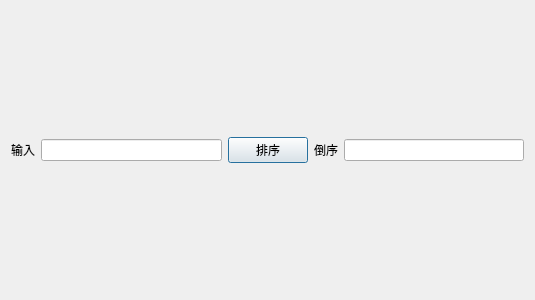
<?xml version="1.0" encoding="UTF-8"?>
<ui version="4.0">
 <class>QtStringDialog</class>
 <widget class="QDialog" name="QtStringDialog">
  <property name="geometry">
   <rect>
    <x>0</x>
    <y>0</y>
    <width>535</width>
    <height>300</height>
   </rect>
  </property>
  <property name="windowTitle">
   <string>QtStringDialog</string>
  </property>
  <layout class="QVBoxLayout" name="verticalLayout">
   <item>
    <layout class="QHBoxLayout" name="horizontalLayout">
     <item>
      <widget class="QLabel" name="label1">
       <property name="text">
        <string>输入</string>
       </property>
      </widget>
     </item>
     <item>
      <widget class="QLineEdit" name="m_editX"/>
     </item>
     <item>
      <widget class="QPushButton" name="m_button">
       <property name="text">
        <string>排序</string>
       </property>
      </widget>
     </item>
     <item>
      <widget class="QLabel" name="label2">
       <property name="text">
        <string>倒序</string>
       </property>
      </widget>
     </item>
     <item>
      <widget class="QLineEdit" name="m_editY"/>
     </item>
    </layout>
   </item>
  </layout>
 </widget>
 <layoutdefault spacing="6" margin="11"/>
 <resources/>
 <connections/>
</ui>
